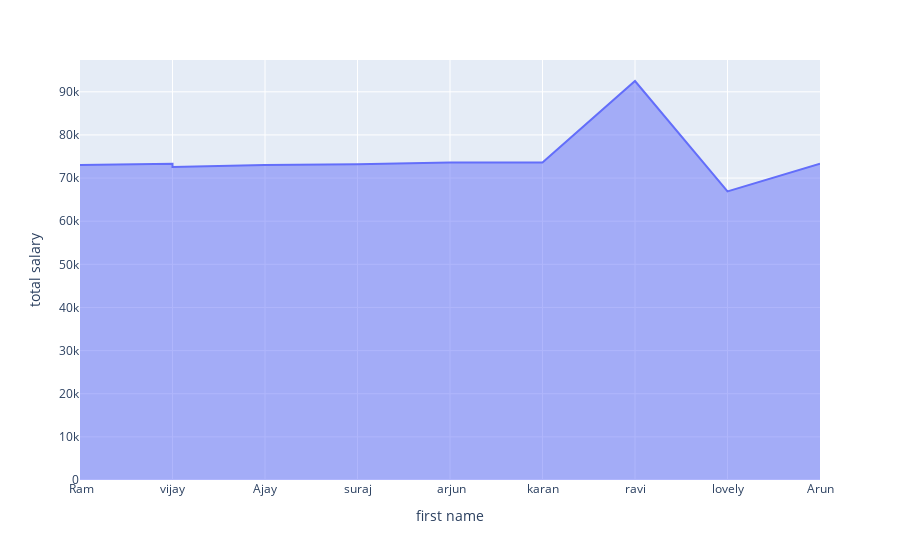

The notebook cell this image was saved under:
### Code cell
px.area(df, x='first name', y='total salary')

### Figure 1 — Plotly figure (JSON) as saved in the notebook; plotly's stock layout.template omitted (floating-point values rounded to 4 significant figures)
{"data": [{"fillpattern": {"shape": ""}, "hovertemplate": "first name=%{x}<br>total salary=%{y}<extra></extra>", "legendgroup": "", "line": {"color": "#636efa"}, "marker": {"symbol": "circle"}, "mode": "lines", "name": "", "orientation": "v", "showlegend": false, "stackgroup": "1", "type": "scatter", "x": [" Ram", "vijay", "Ajay", "vijay", "suraj", " arjun", "karan", "ravi", "lovely", "Arun"], "xaxis": "x", "y": [73000, 73301, 73012, 72580, 73201, 73600, 73600, 92501, 66901, 73301], "yaxis": "y"}], "layout": {"legend": {"tracegroupgap": 0}, "margin": {"t": 60}, "xaxis": {"anchor": "y", "domain": [0, 1], "title": {"text": "first name"}}, "yaxis": {"anchor": "x", "domain": [0, 1], "title": {"text": "total salary"}}}}
